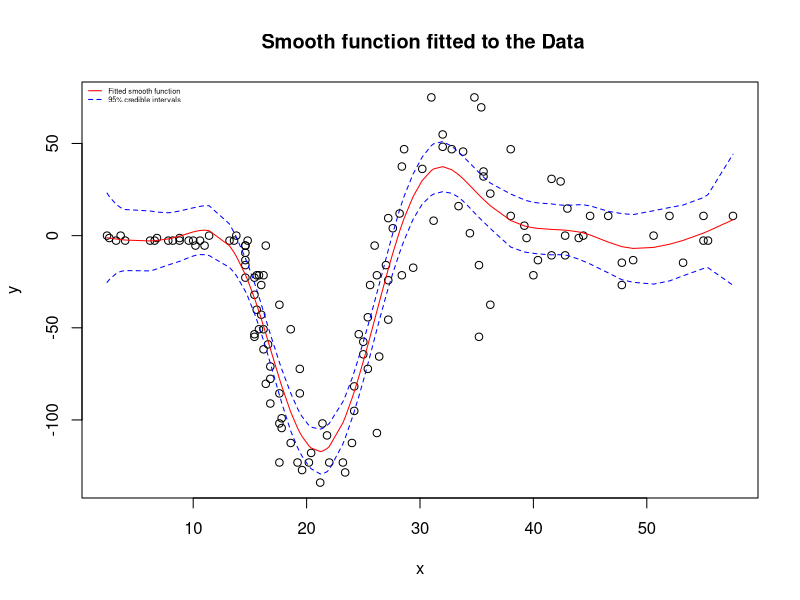
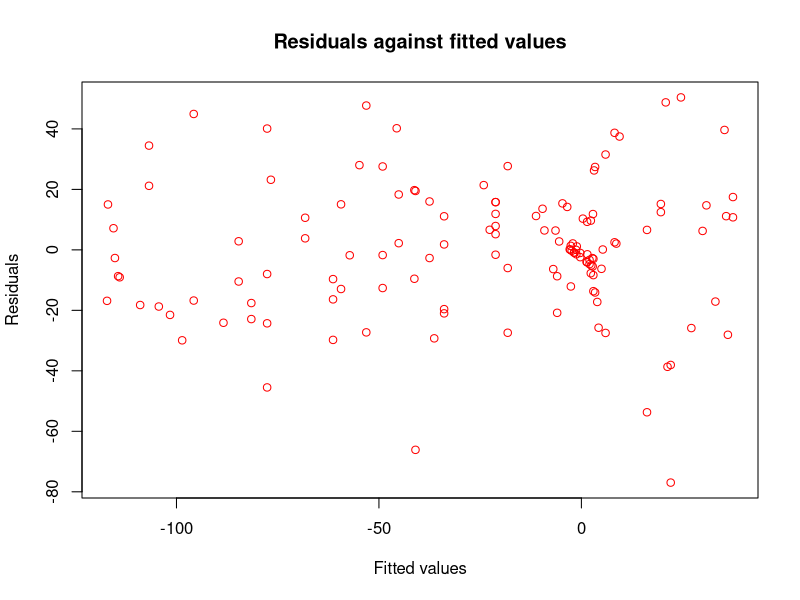
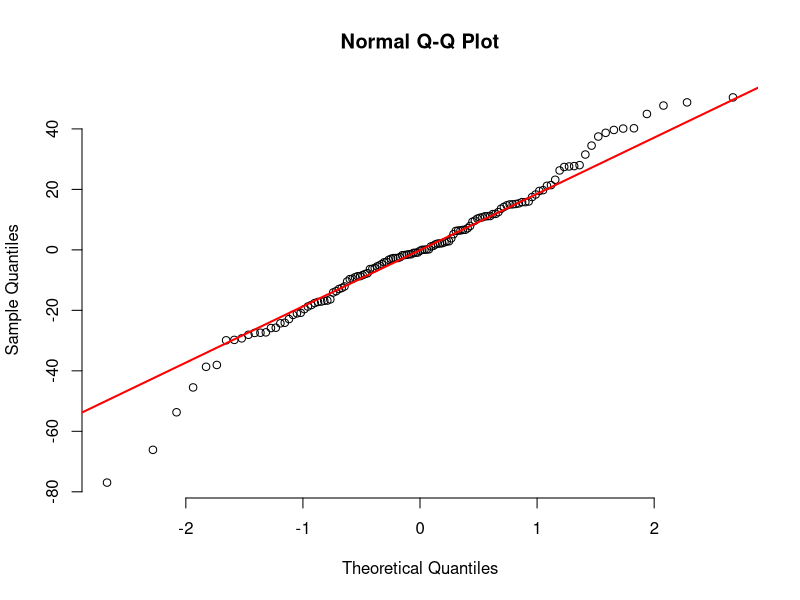

The R script that drew these images, in order:
################################################################################
############## 3: Smoothing with basis expansions and penalties ################
################################################################################

################################ Contributor ################################## 
##---------------------------  Kartik (s2407270)------------------------------##

##------------------------------ Description ---------------------------------##

## In this practical, R functions for smoothing x, y data have to be written. 
## The model is defined using the equation:- 

##                          yi =f(xi)+εi, i=1,...,n

## where xi and yi are observed and where as f(xi) is a unknown smooth function
## for which we have to estimate the parameters. To estimate f you approximate 
## it using a basis expansion, f(x) = sum(βjbj(x)), j=1...,k where the bj(x) are 
## where as k is chosen such that it can estimate wide range of function shapes. 
## In this Problem, the B-spline basis functions are evaluated at any x value
## within the range of data. Our main aim of these is to write the linear
## model as y = Xβ + ε where Xij =bj(xi)

## But to avoid over fitting, we are introducing a smoothing penalty. 
## Then the model is penalized by using least square method:   

##         β = argmin |y−Xβ|**2 + λ * β^T *D^T *D *β (T means transpose) 

## where lambda(λ) is the smoothing parameter which we need to estimate
## by using the grid search between the specified intervals by minimizing the 
## gcv(generalized cross validation criterion). But if only one value is given 
## then no searching is done for it. Since the values of lambda are given in
## log scale but can drived taking the exponential of log(lambda). 

## If we find optimal value for lambda then we can easily find our coefficients
## Given that our smooth function estimate can vary from something very wiggly 
## to a simple straight line fit as lambda(λ) increases, it does not make sense 
## to treat its statistical degrees of freedom as k. Instead the effective 
## degrees of freedom, κ = tr{(XT X+ λDT D)−1XT X} is used.
## And from this result we can then caclculate the residual variance given by

##                        sig2(σˆ2) = |y − μ|^2 / (n − κ), 

## By calculating these parameters for our data, we can finally find GCV which  
## is called generalized cross validation criterion. [GCV= σˆ2 / (n − κ)] 

## But computing GCV directly can be very costly and can take O(k^3) operations 
## to find the value of lambda.
## To avoid this, the QR decomposition of our basis is done matrix such
## that X = QR, then after doing that we are decomposing the resultant matrix 

##             U* A* U^T= R^−T* D^T* D * R^−1  using eigen decomposition.

## By doing this trick we easily find our parameters using only O(k) operation 
## for each new value of lambda:
## The coefficients are then calculated using:

##                    β = R^−1 *U *(I + λ*A)^−1* U^T * Q^T * y 

## edk(effective degrees of freedom) =  tr{(I + λA)^−1}

## To find sig2 and gcv the results remains same as in previous method.
## Finally, the function can be estimated by using the appropriate penalty which
## can be seen in final plots. 
## s.t. estimated values are given by y_est = Xβ + ε
## By using these parameters we can then find errors like R^2, residual standard
## error to check how good is our model.



#----------------------------------- CODE  ------------------------------------#


Basis_mat<- function (x,k,bord){
## This function is used for setting up Basis matrix for x vector,
## where the bord is the order of B-spline to use.
  
  dk <- diff(range(x))/(k-bord)        ## knot spacing
  knots <- seq(min(x)-dk*bord,by=dk,length=k+bord+1)
  X <- splines::splineDesign(knots,x,ord=bord+1,outer.ok=TRUE)
                                       ## Spline Design function from R’s built 
                                       ## in splines package to set up matrix
 
   return(X)                           ## Returning the modified matrix
}


estimate <- function(n,Q,R,D,X,y,k,logsp,ngrid){
## This function estimates the optimal value of lambda by minimizing the gcv 
## value. The function takes argument Q, R (Founded using QR decomposition), X
## (Basis Matrix), y (labels), logsp (the ends of interval to search for lambda)
## ngrid (the of lambda values to try)
  
  
  
  
  S <- t(solve(R)) %*% t(D) %*% D %*% solve(R)
                                       ## Defining the eigen decomposition
                                       ## vector to decompose to speed up  
                                       ## search for optimal lambda
  
  ev <- eigen(S)                       ## getting Eigen values and vector
  A <- diag(ev$values)                 ## Extract the eigen components for A
  U <- ev$vectors                      ## Extracting the eigen vectors for U
  
  gcv <- 1e6                           ## initializing the min_gcv value  
                                       ## to very large value in order to 
                                       ## get minimum gcv to specific lambda
  
  lambda <- 0                          ## making global variables in order
  edk <-0                              ## extract it from the loop's scope
                                       ## where edk is effective degrees of 
                                       ## freedom
  
  I <- diag(k)                         ## creating a Identity matrix of 
                                       ## same dimensions as k
  
  if (length(logsp)!=1){  
  ## If the length is not equal to 1 then we have to search for optimal
  ## lambda value in the grid.
    
  vals <- exp(seq(logsp[1],logsp[-1],length.out=ngrid))
                                       ## Creating a grid to search
                                       ## for lambda values to try. Taking 
                                       ## exponential because all values are in
                                       ## log scale to convert back we use exp()
                                       ## exponential function.
    
  for (temp_lambda in vals){           ## iterating vals(i.e. lambda values)
    
    
    beta <- solve(R)%*%U%*%solve( I + temp_lambda * A)%*%t(U)%*%t(Q)%*% y
    ## Initializing the beta with respective value of lambda stored in vals 
    
    temp_edk <- sum(diag(solve( I + temp_lambda * A)))
                                       ## temporary Effective Degrees of Freedom
                                       ## for that specific lambda
    
    fitted <- X %*% beta               ## fitted values course for the specific
                                       ## value in the grid
    
    sigma_2 <- (t(y-fitted) %*% (y-fitted)) / (n-temp_edk)
                                       ## Calculating the residual variance to 
                                       ## find the temporary gcv in order to 
                                       ## minimize it 
    
    temp_gcv <- sigma_2 / (n-temp_edk) ## computing temporary GCV values using  
                                       ## given formula
    
    
    if (temp_gcv < gcv){                     ## comparing the minimum value with
                                             ## previous results
      
      gcv <- temp_gcv                        ## getting the minimum value of the
                                             ## corresponding gcv 
      
                                             ## extracting the parameters from
      lambda <- temp_lambda                  ## the for corresponding gcv i.e.
                                             ## lambda  
      
      edk <- temp_edk                        ## Effective degrees of freedom edk 
      
      sig2 <<- as.numeric(sigma_2)           ## Optimal value of residual
                                             ## variance by minimizing GCV.
    }
  }
  
  V <- (solve(R)%*%U%*%solve( I + lambda * A)%*%t(U) %*% t(solve(R))) * sig2
                                             ## covariance matrix for the 
                                             ## coefficients(β)
  
  return(list(lambda,gcv,edk,sig2,V))        ## return the optimal parameters 
                                             ## obtained
                                       
  }else if(length(logsp)==1){
  
    lambda <- exp(logsp)
    ## If only a single value is provided then no searching is done,
    ## we just take the exponential of given logsp value.
      
    beta <- solve(R)%*%U%*%solve( I + lambda * A)%*%t(U)%*%t(Q)%*% y
    ## Calculating the beta with respective value of lambda.
    
    edk <- sum(diag(solve( I + lambda * A))) ## Effective Degrees of Freedom
                                             ## for that specific lambda
                                             
    
    fitted <- X %*% beta                     ## fitted values for the
                                             ## estimated coefficients.
    
    sig2 <- as.numeric((t(y-fitted) %*% (y-fitted)) / (n-edk))
                                             ## Calculating the residual  
                                             ## variance to find the GCV
    
    gcv <- sig2 / (n-edk)                    ## Computing GCV value using  
                                             ## given formula
    
    
    V <- (solve(R)%*%U%*%solve( I + lambda * A)%*%t(U) %*% t(solve(R))) * sig2
                                             ## covariance matrix for the 
                                             ## coefficients(β)
                  
    return(list(lambda,gcv,edk,sig2,V))      ## return the obtained parameters.
  }
  
}

pspline<- function (x,y,k=20,logsp=c(-5,5),bord=3,pord=2,ngrid=100){
## function arguments are as follows:
## x and y – the vectors of x, y data to smooth. k – the number of basis 
## functions to use logsp – the ends of the interval over which to search for 
## the smoothing parameter (log λ scale). 
## bord – the B-spline order to use.
## pord – the order of difference to use in the penalty.  
## ngrid – the number of smoothing parameter values to try. 
  
  X <- Basis_mat(x,k,bord)                 ## Setting up the basis (X matrix)
                                           ## using Basis_mat function
  
  n <- length(x)                           ## No. of input values or datapoints
  
  D <- diff(diag(k),differences=pord)      ## D is a k−2 × k matrix of zeroes
  
  lambda <- 0                              ## initialing lambda as global var.
  
  QR <- qr(X)                              ## Doing QR decomposition of X vector
                                           ## using inbuilt qr() function.
  
  Q <- qr.Q(QR)                            ## Extracting the Q matrix from QR
  
  R <- qr.R(QR)                            ## Extracting the R matrix from QR
  
  if (length(logsp)==1){                   ## if single value (log λ scale) 
                                           ## is given.
    
    optimal <<- estimate(n,Q,R,D,X,y,k,logsp,ngrid)
                                           ## getting the required components
                                           ## in a list named optimal from the
                                           ## estimate function.
    
    lambda <<- optimal[[1]]                ## Getting optimal lambda from list
    
    gcv <<- optimal[[2]]                   ## Getting GCV value
    
    edk <<- optimal[[3]]                   ## Extracting the effective degrees 
                                           ## of freedom
    
    sig2 <<- optimal[[4]]                  ## Extracting the residual variance
    
    V <<- optimal[[5]]                     ## covariance matrix for the 
                                           ## coefficients, β,
    
  }else{                                   ## else if the more than 1 value of 
                                           ## lambda(on log scale) is given.
    
    optimal <- estimate(n,Q,R,D,X,y,k,logsp,ngrid) 
                                           ## Calling the function estimate to
    lambda <- optimal[[1]]                 ## to get optimal value of λ 
                                                      
    gcv <<- optimal[[2]]                   ## Extracting the optimal value of 
    edk <<- optimal[[3]]                   ## GCV, edk (effective degrees of 
                                           ## freedom)
    
    sig2 <<- optimal[[4]]                  ## Residual variance 
    
    V <<- optimal[[5]]                     ## Covariance  matrix for coefficient
                                           ## beta
  
  }
  beta <- solve(t(X) %*% X + lambda * t(D) %*% D) %*% t(X) %*% y
                                           ## Calculating the coefficients(beta)
                                           ## for optimal(best) value of lambda
                                          
                                    
  fitted <- X %*% beta                     ## Calculating the course of fitted
                                           ## values
  
  res <- y - fitted                        ## Calculating the residuals values
  
  m <- list(x=x, y=y, k=k, logsp=logsp, bord=bord, pord=pord, ngrid=ngrid,
       lambda=lambda, coef=beta, fitted=fitted, sig2=sig2, edk=edk, gcv=gcv, V=V
       , residuals=res)
                                           ## Creating a list of objects for
                                           ## class pspline 
  
  class(m)<- "pspline"                     ## Created pspline class with the 
                                           ## attributes given in the list.
  
  return(m)                                ## returning the objects of pspline
                                           ## class to caller
}

print.pspline <- function (m){
## This a method function for pspline class. The arguments are the objects of 
## pspline class. 
  
  cat("Order", m$bord, "p-spline with order", m$pord, "penalty","\n")
                                      ## Printing the the spline order and 
                                      ## and penalty
  
  cat("Effective degrees of freedom:",m$edk,"Coefficients:",length(m$coef),"\n")
                                      ## Printing the Effective degrees of 
                                      ## freedom and coefficients
  
  
  r2 <- 1-(length(m$y)-1)* m$sig2 / sum(t(m$y-mean(m$y)) %*% (m$y-mean(m$y)))
                                      ## Calculating the r^2 error using the 
                                      ## given formula
  
  cat("Residual std dev:",sqrt(m$sig2),"r-squared:",r2,"GCV:",m$gcv,"\n")
                                      ## Printing the Residual standard 
                                      ## deviation, r^2 and gcv
  
  invisible(list(m$gcv, m$edk, r2))   ## Silently returning the GCV, edk, r^2
                                      ## using invisible function
                                    
}

predict.pspline <- function(m,x,se=TRUE){
## This function should make predictions from the smooth fit, for new x values 
## within the range of the original data. The arguments are object of pspline
## class(m), new x values(x), se is used for returning specific lists.
  
  Xp <- Basis_mat(x, m$k, m$bord)     ## Setting the Basis matrix using the 
                                      ## original settings.
  
  fit <- Xp %*% m$coef                ## New Fitted values using the 
                                      ## coefficients obtained from the smooth
                                      ## fit
  
  std_err <- rowSums(Xp * (Xp %*% m$V))^0.5
                                      ## Calculating the standard error by 
                                      ## taking the sqrt of predicted value
                                      ## covariance matrix. (where V is
                                      ## covariance for coefficients)
                                      
  
  if (se){     
    ## If se is TRUE then return the list name fit with corresponding 
    ## se(standard error).
    
    l <- list(fit=fit, se=std_err)    ## creating a named list of fit & se 
    
    return(l)                         ## returning the list created
    
  }else{
    ## If se is FALSE then returning only new fitted values.

    return(fit)                       ## returning only fitted values.
  }
  
}

plot.pspline <- function(m){
## This function plots the three different types of plots by taking pspline
## class object(m) as a argument. 
  
  ## 1st plot
  plot(m$x, m$y, main=" Smooth function fitted to the Data", 
  xlab="x", ylab="y")          
                                              ## Plotting the 1st figure of 
                                              ## x and y (original data) 
   
  
  
  se <- predict(m,m$x)[[2]]                   ## Getting standard errors from
                                              ## the previous predict.pspline
                                              ## method which are stored at 
                                              ## index 2 of the list.
  
  ul <- m$fitted + 1.96*se                    ## upper 95% credible interval 
   
  ll <- m$fitted - 1.96*se                    ## lower 95% credible interval
  
  lines(m$x,m$fitted,col="red")               ## Plotting estimated smooth
                                              ## function overlaid as line
  
  lines(m$x, ul,type="l", lty=2, col="blue")  ## Plotting the upper 95% upper
                                              ## credible intervals for smooth 
                                             
  lines(m$x, ll, type="l", lty=2, col="blue") ## Plotting the upper 95% lowe
                                              ## credible intervals for smooth
  
  legend(x="topleft",legend=c("Fitted smooth function", "95% credible intervals")
  , col=c("red","blue"),lty=1:2 ,cex=0.437,bty='n') 
                                              ## Adding legend to the plot 
                                              ## describing the plot
  
  ## 2nd Plot
  plot(m$fitted, m$residuals, main="Residuals against fitted values", 
  xlab="Fitted values", ylab="Residuals", col="red")
                                              ## plot the model residuals 
                                              ## against fitted values
  ## 3rd plot
  qqnorm(m$residuals, pch = 1, frame= FALSE)  ## qqplot of the residuals.
  qqline(m$residuals, col="red", lwd=2)       ## Adding line to qqplot using 
                                              ## qqline function
  
  invisible(list(ll,ul,m$x))                  ## returning the list silently
                                              ## using invisible function.
}

library(MASS)
data(mcycle)
x <- mcycle$times
y <- mcycle$accel
model <- pspline(x, y)   ## Storing the results returned from pspline function 
                         ## in a object named model.



set.seed(0)              ## Setting the seed so that data don't randomize 

x_new <- runif(100,min(x),max(x))        ## New x values within the range of the 
                                         ## original data generated using 
                                         ## uniform distribution

predict(model,x_new)                     ## Making predictions for newly 
                                         ## generated x values using the predict
                                         ## method of pspline

plot(model)                              ## Calling the method plot to plot
                                         ## three required plots

                                         ## print is a method of pspline class
print(model)                             ## printing details about our model.
